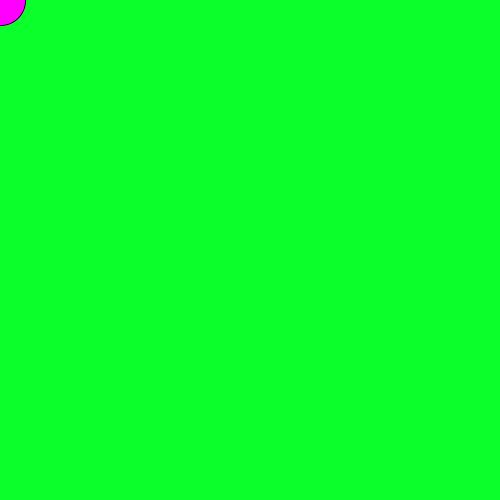
Frame 1 (no input)
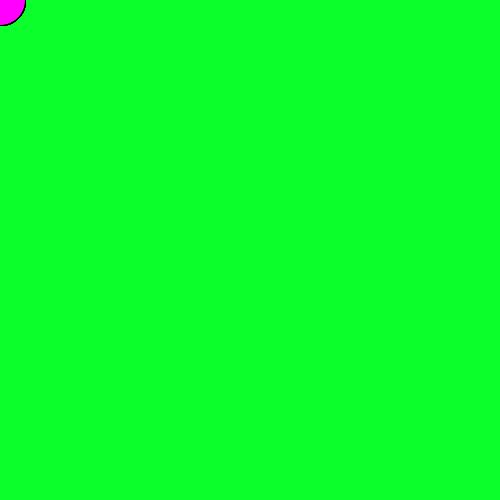
Frame 60 (the mouse pressed at the canvas centre just before this capture)
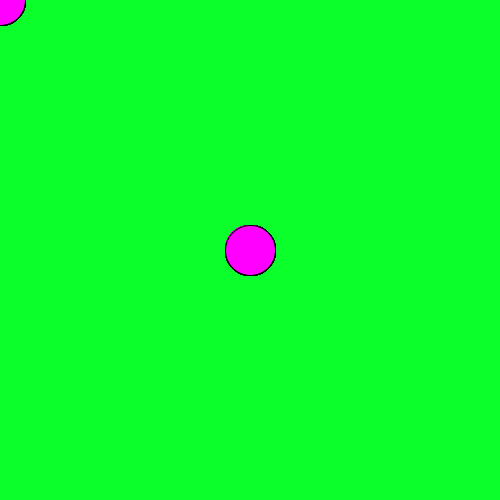
Frame 120 (the mouse held since frame 60 and released just before this capture)

The Processing sketch that drew these frames (run headless with seeded random() and noise(); from frame 60 on, the mouse is pressed at the canvas centre):

// Processing sketch: processing_127297
// ── processing_127297.pde

//Camila Diaz
//1/8/14
//drawing circle

void setup() {  //setup function called initially, only once
  size(500,500);
  background(10,350,43);
  
}

void draw() {  //draw function loops
    fill(255,0,255); 
    ellipse(mouseX,mouseY,50,50);
  
}
